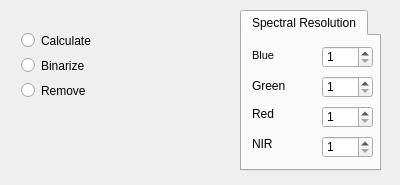
<?xml version="1.0" encoding="UTF-8"?>
<ui version="4.0">
 <class>Operation</class>
 <widget class="QWidget" name="Operation">
  <property name="geometry">
   <rect>
    <x>0</x>
    <y>0</y>
    <width>400</width>
    <height>185</height>
   </rect>
  </property>
  <property name="windowTitle">
   <string>Operation</string>
  </property>
  <widget class="QWidget" name="layoutWidget">
   <property name="geometry">
    <rect>
     <x>10</x>
     <y>20</y>
     <width>181</width>
     <height>91</height>
    </rect>
   </property>
   <layout class="QVBoxLayout" name="verticalLayout">
    <item>
     <widget class="QRadioButton" name="radioButton_calcule">
      <property name="text">
       <string>Calculate</string>
      </property>
     </widget>
    </item>
    <item>
     <widget class="QRadioButton" name="radioButton_binair">
      <property name="text">
       <string>Binarize</string>
      </property>
     </widget>
    </item>
    <item>
     <widget class="QRadioButton" name="radioButton_remove">
      <property name="text">
       <string>Remove</string>
      </property>
     </widget>
    </item>
   </layout>
  </widget>
  <widget class="QTabWidget" name="tabWidget">
   <property name="geometry">
    <rect>
     <x>240</x>
     <y>10</y>
     <width>141</width>
     <height>161</height>
    </rect>
   </property>
   <property name="currentIndex">
    <number>0</number>
   </property>
   <widget class="QWidget" name="tab">
    <attribute name="title">
     <string>Spectral Resolution</string>
    </attribute>
    <widget class="QLabel" name="label_3">
     <property name="geometry">
      <rect>
       <x>10</x>
       <y>10</y>
       <width>51</width>
       <height>20</height>
      </rect>
     </property>
     <property name="text">
      <string>&lt;!DOCTYPE HTML PUBLIC &quot;-//W3C//DTD HTML 4.0//EN&quot; &quot;http://www.w3.org/TR/REC-html40/strict.dtd&quot;&gt;
&lt;html&gt;&lt;head&gt;&lt;meta name=&quot;qrichtext&quot; content=&quot;1&quot; /&gt;&lt;style type=&quot;text/css&quot;&gt;
p, li { white-space: pre-wrap; }
&lt;/style&gt;&lt;/head&gt;&lt;body style=&quot; font-family:'MS Shell Dlg 2'; font-size:8pt; font-weight:400; font-style:normal;&quot;&gt;
&lt;p style=&quot; margin-top:12px; margin-bottom:12px; margin-left:0px; margin-right:0px; -qt-block-indent:0; text-indent:0px;&quot;&gt;&lt;span style=&quot; color:#000000;&quot;&gt;Blue&lt;/span&gt;&lt;/p&gt;&lt;/body&gt;&lt;/html&gt;</string>
     </property>
    </widget>
    <widget class="QLabel" name="label_4">
     <property name="geometry">
      <rect>
       <x>10</x>
       <y>40</y>
       <width>61</width>
       <height>20</height>
      </rect>
     </property>
     <property name="text">
      <string>&lt;html&gt;&lt;head/&gt;&lt;body&gt;&lt;p&gt;&lt;span style=&quot; color:#000000;&quot;&gt;Green&lt;/span&gt;&lt;/p&gt;&lt;/body&gt;&lt;/html&gt;</string>
     </property>
    </widget>
    <widget class="QLabel" name="label_5">
     <property name="geometry">
      <rect>
       <x>10</x>
       <y>70</y>
       <width>71</width>
       <height>16</height>
      </rect>
     </property>
     <property name="text">
      <string>&lt;html&gt;&lt;head/&gt;&lt;body&gt;&lt;p&gt;&lt;span style=&quot; color:#000000;&quot;&gt;Red&lt;/span&gt;&lt;/p&gt;&lt;/body&gt;&lt;/html&gt;</string>
     </property>
    </widget>
    <widget class="QLabel" name="label_6">
     <property name="geometry">
      <rect>
       <x>10</x>
       <y>100</y>
       <width>71</width>
       <height>16</height>
      </rect>
     </property>
     <property name="text">
      <string>&lt;html&gt;&lt;head/&gt;&lt;body&gt;&lt;p&gt;NIR&lt;/p&gt;&lt;/body&gt;&lt;/html&gt;</string>
     </property>
    </widget>
    <widget class="QSpinBox" name="spinBox_Blue">
     <property name="geometry">
      <rect>
       <x>80</x>
       <y>10</y>
       <width>51</width>
       <height>22</height>
      </rect>
     </property>
     <property name="minimum">
      <number>1</number>
     </property>
     <property name="maximum">
      <number>4</number>
     </property>
    </widget>
    <widget class="QSpinBox" name="spinBox_Green">
     <property name="geometry">
      <rect>
       <x>80</x>
       <y>40</y>
       <width>51</width>
       <height>22</height>
      </rect>
     </property>
     <property name="minimum">
      <number>1</number>
     </property>
     <property name="maximum">
      <number>4</number>
     </property>
    </widget>
    <widget class="QSpinBox" name="spinBox_Red">
     <property name="geometry">
      <rect>
       <x>80</x>
       <y>70</y>
       <width>51</width>
       <height>22</height>
      </rect>
     </property>
     <property name="minimum">
      <number>1</number>
     </property>
     <property name="maximum">
      <number>4</number>
     </property>
    </widget>
    <widget class="QSpinBox" name="spinBox_NIR">
     <property name="geometry">
      <rect>
       <x>80</x>
       <y>100</y>
       <width>51</width>
       <height>22</height>
      </rect>
     </property>
     <property name="minimum">
      <number>1</number>
     </property>
     <property name="maximum">
      <number>4</number>
     </property>
    </widget>
   </widget>
  </widget>
 </widget>
 <layoutdefault spacing="6" margin="11"/>
 <resources/>
 <connections/>
</ui>
